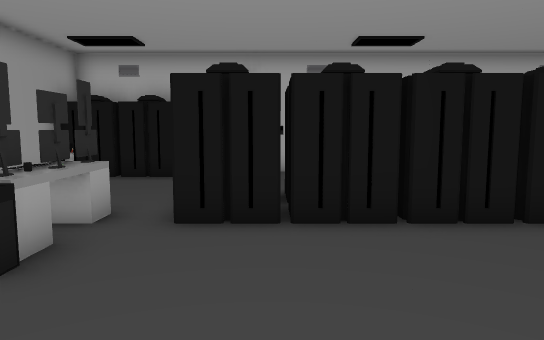
view 1 (above)

12 first-person views from a walk through a 3-D level made in the Unity game engine. The camera is 1.4 m above the floor, tilts 6° down and sees 70° across. The floor is counted in squares, 1 m on a side. Each view is taken from the middle of a square. On the plan, view 1 faces up. The plan holds only what a view shows up to about 16 squares ahead; the rest is blank. Some animated figures are not drawn.

view 2
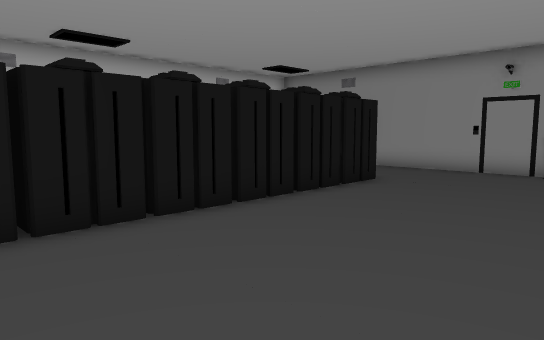

view 3
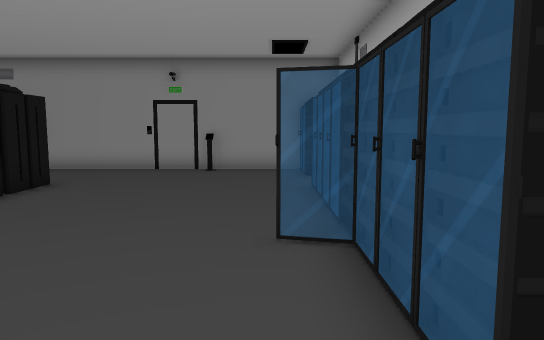

view 4
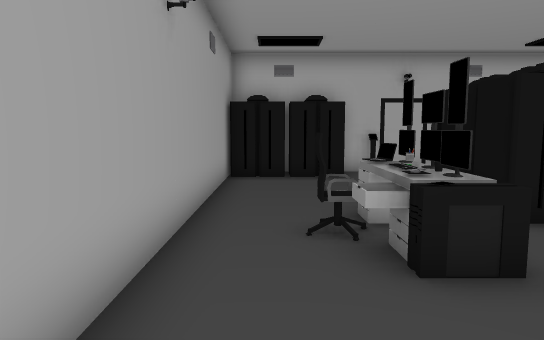

view 5
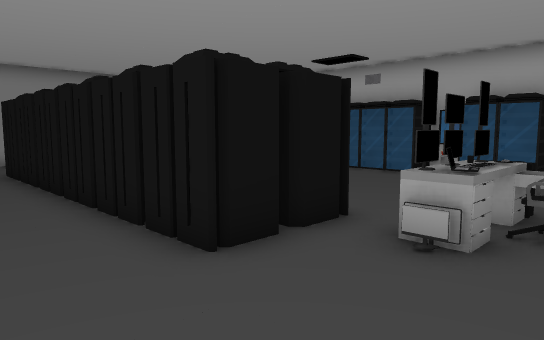

view 6
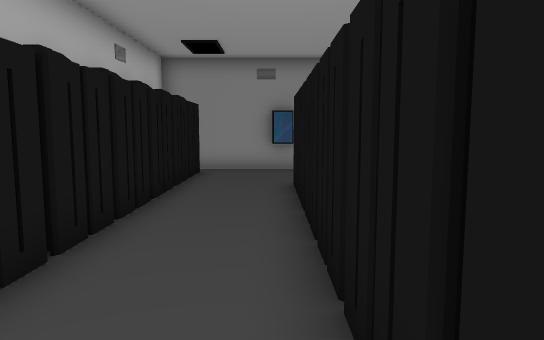

view 7
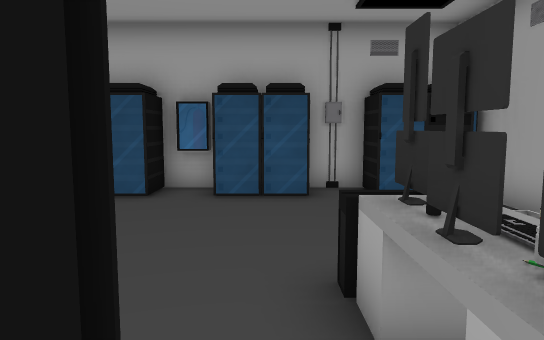

view 8
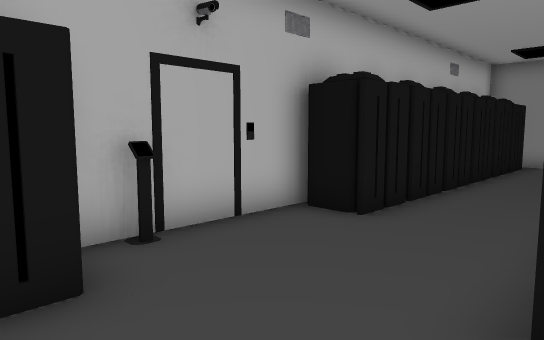

view 9
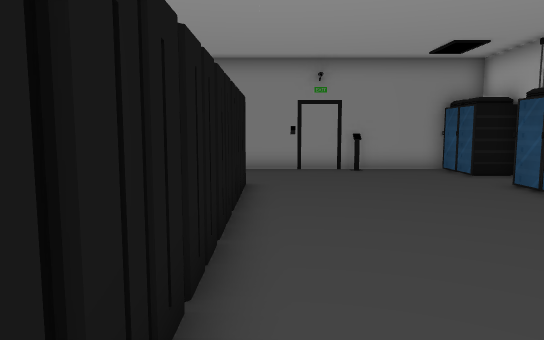

view 10
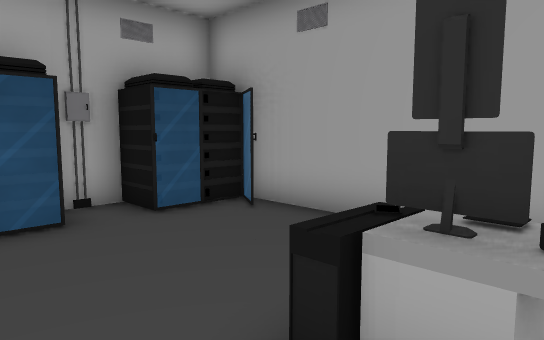

view 11
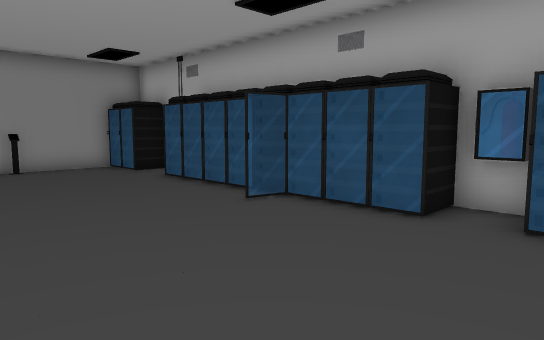

view 12
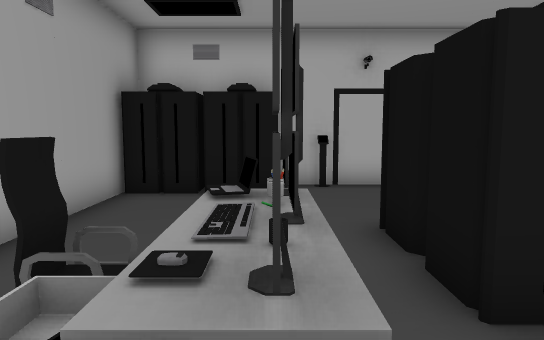

### Floor plan
Points are (right, up) in squares from view 1. A wall is a line through its corners. A room is listed if a view was taken in it or the views show most of it. See-through windows are left out.
Room 1 (views 1, 2, 3, 4, 5, 6, 7, 8, 9, 10, 11, 12)
walls: (3.6, 5.7) (2, 5.7); (1.9, 5.7) (0.2, 5.7); (4.5, 5.7) (3.7, 5.7); (5.4, 5.7) (4.6, 5.7); (0.1, 5.7) (-1.5, 5.7) (-1.5, 6.9); (3.7, 8.4) (4.5, 8.4); (2, 8.4) (3.6, 8.4); (4.6, 8.4) (5.4, 8.4); (1.1, 8.4) (1.9, 8.4); (7.1, 5.7) (5.5, 5.7); (5.5, 8.4) (7.1, 8.4); (0.2, 8.4) (1, 8.4); (-1.5, 7.2) (-1.5, 8.4) (0.1, 8.4); (8, 5.7) (7.2, 5.7); (7.2, 8.4) (8, 8.4); (8.9, 5.7) (8.1, 5.7); (3.5, -1) (3.8, 0); (8.1, 8.4) (8.9, 8.4); (1.9, 12.8) (-2.9, 12.8); (-0.6, -2.3) (0.6, -2.3) (0.6, -1.1) (8.6, -1.1); (-2.8, -1.1) (-0.7, -1.1); (-2.9, 11.4) (-4.5, 11.4); (-4.6, 11.4) (-6.3, 11.4); (-5.6, -0.1) (-6.2, -1.1) (-4.2, -1.1); (10.6, -2.2) (10.6, -1.1) (12.6, -1.1) (12.6, 11.6); (11.7, 11.4) (1.5, 11.4) (1.5, 12.5); (-6.3, 12) (-6.3, -1.1)
objects: desk (-4, 4); chair (-4, 5); computer (-3, 4); keyboard (-3, 5); other object (-3, 6); other object (0, -1); other object (11, 9); other object (12, 9)

Where each view was taken, in squares from view 1:
view 1: 0 up, 0 right, facing up
view 2: 0 up, 1 left, facing up-right
view 3: 0 up, 1 left, facing right
view 4: 0 up, 5 left, facing up
view 5: 11 up, 5 left, facing down-right
view 6: 9 up, 1 left, facing right
view 7: 7 up, 2 left, facing down
view 8: 8 up, 4 left, facing up-right
view 9: 5 up, 1 left, facing right
view 10: 5 up, 1 left, facing down-left
view 11: 5 up, 2 left, facing down-right
view 12: 3 up, 3 left, facing up
